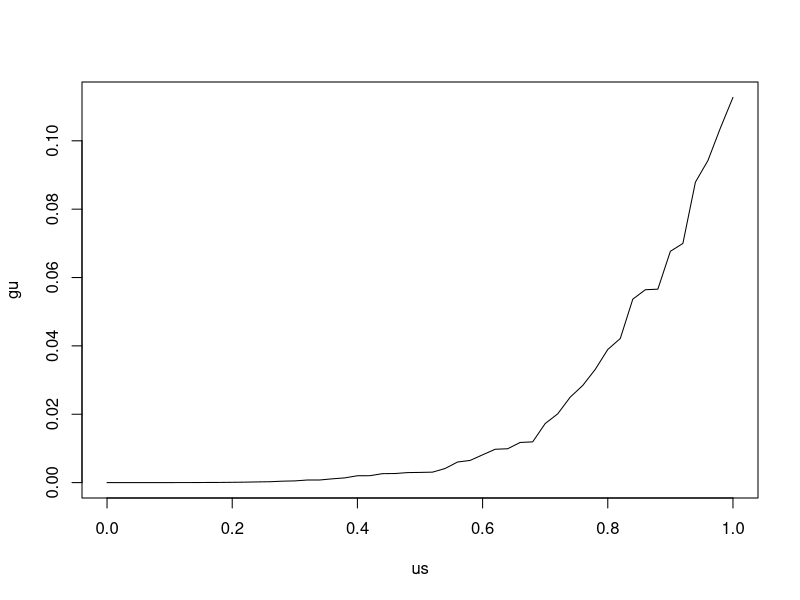
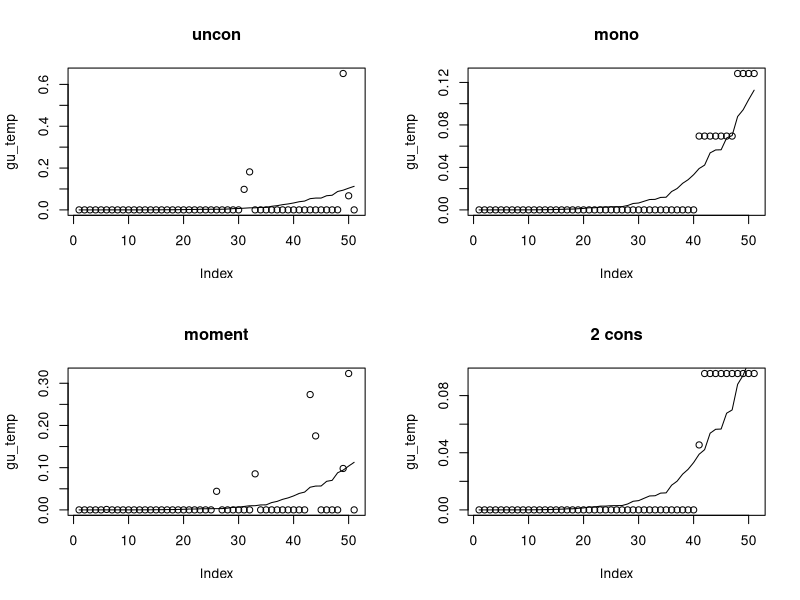

R code for these plots, in order:
library(nloptr)

binmom <- function(succ, tot, k) {
  choose(succ, k)/choose(tot, k)
}

## Generate data
n <- 1000
us <- seq(0, 1, 0.02)
gu <- cumsum(runif(length(us)) * (1:length(us))^4)
gu <- gu/sum(gu)
plot(us, gu, type = "l")
usamp <- sample(us, n, TRUE, prob = gu)
k <- 20
Ys <- rbinom(n, k, usamp)
(ws <- sapply(0:k, function(i) sum(Ys == i)))
(momK <- mean(binmom(Ys, k, k)))
usk <- us^k

disp_solution <- function(gu_temp) {
  print(c(new = of_gu(gu_temp), true = of_gu(gu)))
  plot(gu_temp)
  lines(gu)
}

## Setup objective function
binprobs <- matrix(0, k + 1, length(us))
for (i in 1:length(us)) binprobs[, i] <- dbinom(0:k, k, us[i])
of_gu <- function(gu) {
  ft <- binprobs %*% gu
  -sum(ws * log(ft))
}
gof <- function(gu) {
  ft <- binprobs %*% gu
  -as.numeric(t(binprobs) %*% (ws/ft))
}

## Initial objective value
gu_unif <- rep(1/length(us), length(us))
of_gu(gu)
of_gu(gu_unif)
layout(matrix(1:4, 2, 2))

## MPLE unconstrained
t1 <- proc.time()
res <- nloptr(gu_unif, of_gu, eval_grad_f = gof, 
              lb = 0 * us, ub = 0 * us + 1, 
              eval_g_ineq = function(gu) sum(gu) - 1, 
              eval_jac_g_ineq = function(gu) 0 * gu + 1, 
              opts = list(algorithm = "NLOPT_LD_SLSQP",
                          xtol_rel = 1.0e-8,
                          print_level = 2,
                          check_derivatives = TRUE,
                          check_derivatives_print = "all", maxeval = 1e4))
(t2u <- proc.time() - t1)
# print(res)
gu_temp <- res$solution
disp_solution(res$solution); title("uncon")


## MPLE moment constraint
t1 <- proc.time()
res <- nloptr(gu_unif, of_gu, eval_grad_f = gof, 
              lb = 0 * us, ub = 0 * us + 1, 
              eval_g_ineq = function(gu) sum(gu) - 1, 
              eval_jac_g_ineq = function(gu) 0 * gu + 1, 
              eval_g_eq = function(gu) sum(gu * usk) - momK,
              eval_jac_g_eq = function(gu) usk,
              opts = list(algorithm = "NLOPT_LD_SLSQP",
                          xtol_rel = 1.0e-8,
                          print_level = 2,
                          check_derivatives = TRUE,
                          check_derivatives_print = "all", maxeval = 1e4))
(t2mom <- proc.time() - t1)
# print(res)
gu_temp <- res$solution
c(sum(gu_temp * usk), momK)
disp_solution(res$solution); title("moment")


## MPLE monotonic constraint
ll <- length(us)
mat <- matrix(0, ll - 1, ll)
cmat <- (row(mat) == col(mat)) - (row(mat) == (col(mat) - 1))
eval_g_ineq_mono = function(gu) c(sum(gu) - 1, gu[-ll] - gu[-1])
eval_jac_g_ineq_mono = function(gu) rbind(0 * gu + 1, cmat)

t1 <- proc.time()
res <- nloptr(gu_unif, of_gu, eval_grad_f = gof, 
              lb = 0 * us, ub = 0 * us + 1, 
              eval_g_ineq = eval_g_ineq_mono, 
              eval_jac_g_ineq = eval_jac_g_ineq_mono, 
              # eval_g_eq = function(gu) sum(gu * usk) - momK,
              # eval_jac_g_eq = function(gu) usk,
              opts = list(algorithm = "NLOPT_LD_SLSQP",
                          xtol_rel = 1.0e-8,
                          print_level = 2,
                          check_derivatives = TRUE,
                          check_derivatives_print = "all", maxeval = 1e4))
(t2mono <- proc.time() - t1)
# print(res)
gu_temp <- res$solution
c(sum(gu_temp * usk), momK)
disp_solution(res$solution); title("mono")



## MPLE 2 constraint
ll <- length(us)
mat <- matrix(0, ll - 1, ll)
cmat <- (row(mat) == col(mat)) - (row(mat) == (col(mat) - 1))
eval_g_ineq_mono = function(gu) c(sum(gu) - 1, gu[-ll] - gu[-1])
eval_jac_g_ineq_mono = function(gu) rbind(0 * gu + 1, cmat)

t1 <- proc.time()
res <- nloptr(gu_unif, of_gu, eval_grad_f = gof, 
              lb = 0 * us, ub = 0 * us + 1, 
              eval_g_ineq = eval_g_ineq_mono, 
              eval_jac_g_ineq = eval_jac_g_ineq_mono, 
              eval_g_eq = function(gu) sum(gu * usk) - momK,
              eval_jac_g_eq = function(gu) usk,
              opts = list(algorithm = "NLOPT_LD_SLSQP",
                          xtol_rel = 1.0e-8,
                          print_level = 2,
                          check_derivatives = TRUE,
                          check_derivatives_print = "all", maxeval = 1e4))
(t2c2 <- proc.time() - t1)
# print(res)
gu_temp <- res$solution
c(sum(gu_temp * usk), momK)
disp_solution(res$solution); title("2 cons")

list(t2u, t2mom, t2mono, t2c2)
